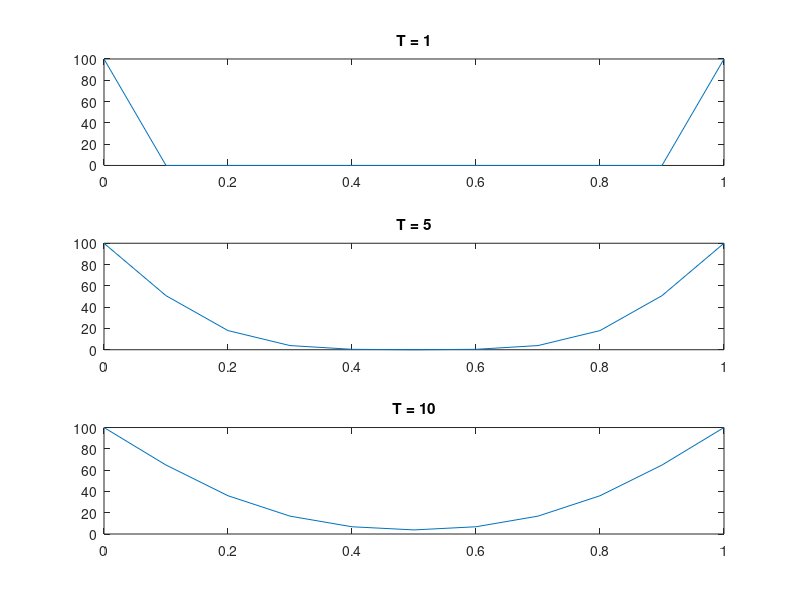

Write the MATLAB code that produced this figure.
% Solucao da EDP parabolica. Equacao do calor 1D
% Ut(x,y) = Uxx(x,t)
% U(0,t) = U(1,t) = 100 e U(x,0) = 0
% Barra na horizontal
clear
dx = 0.1;
x = 0 : dx : 1;
C = length(x);
T = 10;     % numero de iteracoes
U = zeros(T,C);     % U(x,0) = 0
U(:,1) = 100;   % U(0,t) = 100
U(:,C) = 100;   % U(1,t) = 100
m = 0.25;
for N = 1 : T
    for J = 2 : C-1
        U(N+1, J) = m*(U(N,J+1) + U(N,J-1)) + (1-2*m)*(U(N,J));
    end
end
       
figure
subplot(3,1,1) ; plot(x,U(1,:)) ; title('T = 1')
subplot(3,1,2) ; plot(x,U(5,:)) ; title('T = 5') 
subplot(3,1,3) ; plot(x,U(T,:)) ; title('T = 10') 